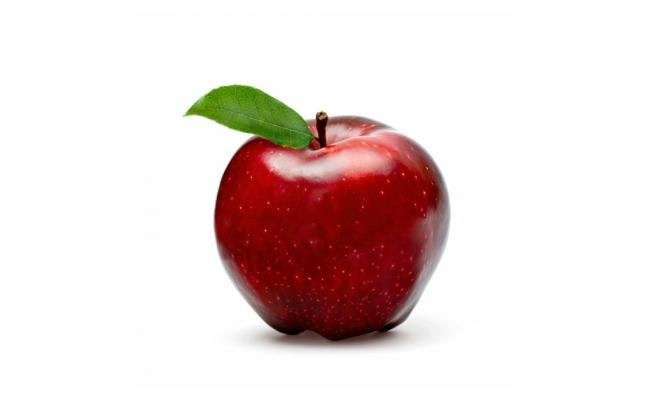
#> input picture Tarea 1/recursos/manzana.jpg, 651 x 400 px
$ jupyter execute 'Tarea 1.ipynb'
#> lines starting #> are read from the running program, lines starting #| are printed output that depends on the picture; after the words box and inside, x2 and y2 are one past the last pixel; in counts of white or black regions, pixels touching at a corner belong together
# Tarea 1

### Importando librerías

[cell 1]
import os
from PIL import Image,ImageOps
import matplotlib.pyplot as plt
import numpy as np
import skimage as ski
import skimage.transform
from skimage.util import random_noise
from skimage import filters,exposure

## 1. Elabore un programa en Python que permita hacer lo siguiente:

a) Leer una imagen en niveles de gris de disco duro de cualquier tamaño y desplegarla en pantalla.

[cell 2]
manzana = os.path.join("./recursos/manzana.jpg")
mzna = Image.open(manzana)
#> mzna is the input picture: PIL image 651x400 RGB; mean R, G, B 231.5, 216.8, 215
mzna

[cell 3]
mzna = mzna.convert('L')#Leer sólo luminosidad
#> mzna: PIL image 651x400 L
amz=np.array(mzna)#Se convierte a un arreglo
plt.imshow(amz,cmap='gray')#Se grafica el arreglo
plt.show()

[cell 4]
#Reducir el array para reducir el consumo:
#img=ski.transform.downscale_local_mean(amz,(4,4))#Escalar
sz=amz.shape
#> sz = (400, 651)
w=100 #Se define el nuevo ancho de la imagen
print('Dims originales:',sz)
#| Dims originales: (400, 651)
sz=(int(w/sz[1]*sz[0]),w)
#> sz = (61, 100)
print('Dims con w a', w, 'pixeles',sz)
#| Dims con w a 100 pixeles (61, 100)
img=ski.transform.resize(amz,sz) #Se crea una nueva imagen escalada a 100 pixeles
plt.imshow(img,cmap='gray')
plt.show()

b) Calcular el histograma de la imagen de acuerdo a lo visto en el conjunto de láminas 3 del curso.
Mostrar histograma en pantalla.

[cell 5]
histo,bins=np.histogram(amz.reshape(-1),bins=255)
#> histo = 255 values, max 108432 at index 254, min 4 at index 0, mean 1021.2; bins = 256 values from 1 to 255
plt.plot(histo)
plt.show()
#> figure, not shown here; curve peaks at x = 254, y = 108432

c) Agregar ruido de algún tipo (uniformemente distribuido, gaussiano o sal y pimienta) a la imagen, de acuerdo a lo visto en el conjunto de láminas 3 del curso.
Mostrar el resultado en pantalla.

[cell 6]
ruidoSalyPimienta = random_noise(amz, mode='s&p', amount=0.12)
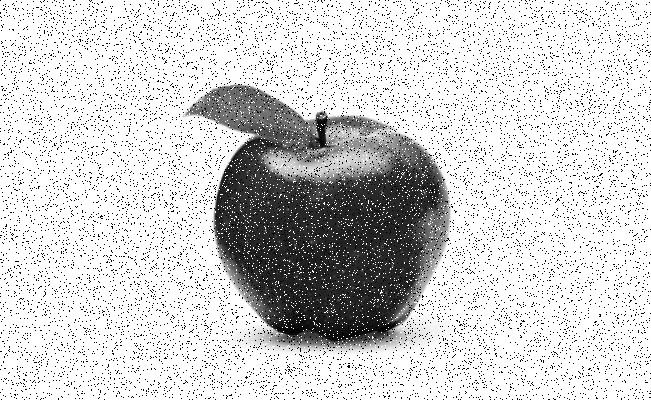
#> ruidoSalyPimienta: shape (400, 651) float64; min 0, max 1, mean 0.822
plt.imshow(ruidoSalyPimienta,cmap='gray') #Se grafica el arreglo
plt.title('Imagen con ruido sal y pimienta')
plt.axis('off')
plt.show()

d) Aplicar un filtro a la imagen ruidosa, como filtros puede ser el filtro promedio aritmético, gaussiano, mediano y alfa-T, de acuerdo a lo visto en los conjuntos de láminas 3 y 4 del curso.
Mostrar resultado en pantalla.

[cell 7]
filtroGaussiano = filters.gaussian(ruidoSalyPimienta, sigma=5)
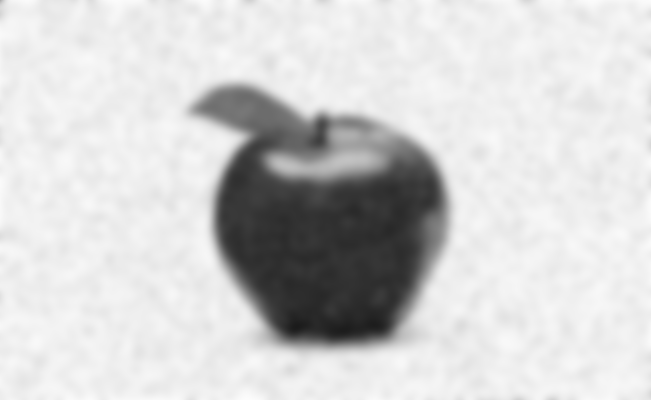
#> filtroGaussiano: shape (400, 651) float64; min 0.107, max 0.991, mean 0.822
plt.imshow(filtroGaussiano,cmap='gray') #Se grafica el arreglo
plt.title('Imagen con ruido sal y pimienta, y filtro gaussiano ')
plt.axis('off')
plt.show()

e) Cambiar el contraste de la imagen obtenida en a) y el histograma obtenido en b) al aplicar la teoría vista en la presentación 4 del curso.
Mostrar resultado en pantalla.

[cell 8]
logarithmic_corrected = exposure.adjust_log(amz, 5)
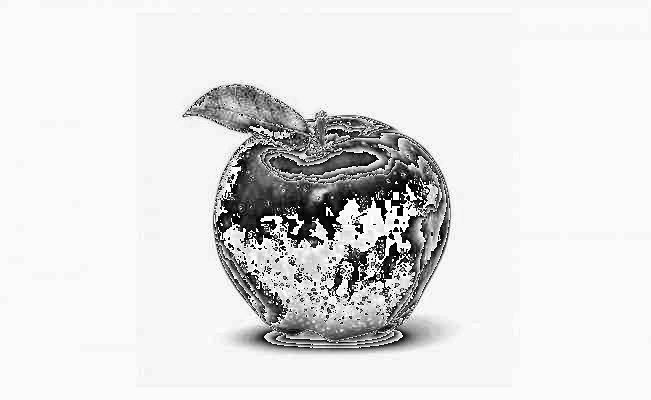
#> logarithmic_corrected: shape (400, 651); min 0, max 255, mean 226.1
histo,bins=np.histogram(logarithmic_corrected,bins=255)
#> histo = 255 values, max 108559 at index 251, min 0 at index 1, mean 1021.2; bins = 256 values from 0 to 255
plt.plot(histo)
plt.show()
#> figure, not shown here; curve peaks at x = 251, y = 108559
plt.imshow(logarithmic_corrected,cmap='gray') #Se grafica el arreglo
plt.title('Imagen con el constraste modificado')
plt.axis('off')
plt.show()

## 2. Agregue al programa elaborado en el punto 1, las siguientes funcionalidades

[cell 9]
import cv2
import numpy as np
from matplotlib import pyplot as plt

a) Leer una imagen binaria de disco duro y desplegarla en pantalla.

[cell 10]
img = cv2.imread('./recursos/manzana.jpg') #Lee en BGR con la libreria opencv
#> img: shape (400, 651, 3)
img_rgb = cv2.cvtColor(img,cv2.COLOR_BGR2RGB) #Convertimos de BGR a RGB para leer bien la imagen a color

plt.figure(dpi=100)
plt.title('Imagen Original')
plt.imshow(img_rgb)
plt.show()

[cell 11]
#Converción a gris
img_gris = cv2.cvtColor(img_rgb,cv2.COLOR_RGB2GRAY) #Hacemos conversion de espacio de color a gris

#GRAFICANDO
plt.figure(dpi=100)
plt.title('Imagen Gris')
plt.imshow(img_gris,cmap='gray')
plt.show()

b) Erosionar las regiones conectadas en la imagen y mostrar el resultado. Aplicar lo visto en el conjunto de láminas 4.
Mostar resultado en pantalla.

[cell 12]
kernel = np.ones((7,7),np.uint8)
erosion = cv2.erode(img_gris,kernel,iterations = 2)
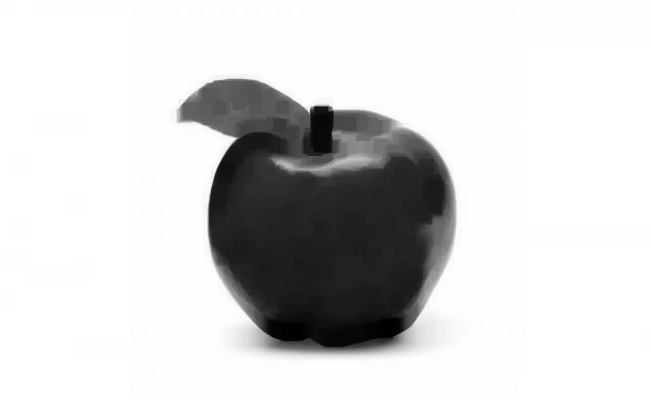
#> erosion: shape (400, 651); min 1, max 255, mean 212.3

#GRAFICANDO
plt.figure(dpi=100)
plt.title('Imagen Erosionada')
plt.imshow(erosion,cmap='gray')
plt.show()

c) Dilatar las regiones conectadas en la imagen y mostrar el resultado. Aplicar lo visto en el conjunto de láminas 4.
Mostar resultado en pantalla.

[cell 13]
dilatacion = cv2.dilate(img_gris,kernel,iterations = 1)
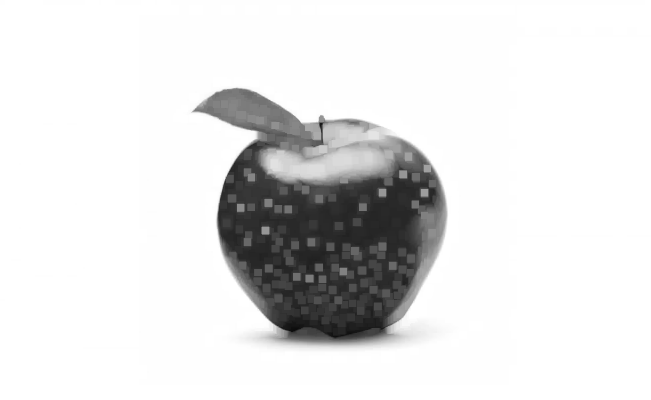
#> dilatacion: shape (400, 651); min 13, max 255, mean 226.7
#GRAFICANDO
plt.figure(dpi=100)
plt.title('Imagen Dilatada')
plt.imshow(dilatacion,cmap='gray')
plt.show()

d) Abrir las regiones en la imagen y mostrar el resultado. Aplicar lo visto en el conjunto de láminas 4.
Mostar resultado en pantalla.

[cell 14]
apertura = cv2.morphologyEx(img_gris, cv2.MORPH_OPEN, kernel)
#GRAFICANDO
plt.figure(dpi=100)
plt.title('Imagen Apertura')
plt.imshow(apertura,cmap='gray')
plt.show()

e) Cerrar las regiones en la imagen y mostrar el resultado. Aplicar lo visto en el conjunto de láminas 4.
Mostar resultado en pantalla.

[cell 15]
cierre = cv2.morphologyEx(img_gris, cv2.MORPH_CLOSE, kernel)

#GRAFICANDO
plt.figure(dpi=100)
plt.title('Imagen Cierre')
plt.imshow(cierre,cmap='gray')
plt.show()

## 3. Agregue al programa elaborado en los puntos 1 y 2, las siguientes funcionalidades:

a) Leer una imagen en niveles de gris de disco duro y desplegarla en pantalla.

[cell 16]
#Converción a gris
img_gris = cv2.cvtColor(img_rgb,cv2.COLOR_RGB2GRAY) #Hacemos conversion de espacio de color a gris

#GRAFICANDO
plt.figure(dpi=100)
plt.title('Imagen Gris')
plt.imshow(img_gris,cmap='gray')
plt.show()

b) Binarizar esta imagen manualmente al elegir un umbral manualmente. Aplicar lo visto en el conjunto de láminas 5.
Mostar resultado en pantalla.

[cell 17]
#Ensanchamiento de contraste
def contraste(img):
    x,y=img.shape
    a=0
    b=1
    c=np.amin(img)
    d=np.amax(img)
    z=np.zeros((x,y))
    for i in range(x):
        for j in range(y):
            z[i,j]=(img[i,j]-c)*((b-a)/(d-c))+a
    return z

[cell 18]
#Umbralado para binarizar la imagen
def umbral2(img,b):
    x,y=img.shape
    z=np.zeros((x,y))
    for i in range(x):
        for j in range(y):
            if img[i,j]<b:
                z[i,j]=1
            else:
                z[i,j]=0
    return z

[cell 19]
#Histograma
def graficar(datos):

    plt.figure(1)
    x=range(len(datos))
    plt.xticks([0, 50, 100, 150, 200, 255],[0, 50, 100, 150, 200, 255])
    plt.bar(x, datos, align='center')
    plt.title('Histograma')
    plt.xlabel('Valores de intensidad')
    plt.ylabel('Numero de pixeles')

    #plt.savefig(nombre_del_archivo, bbox_inches='tight')

    return None

[cell 20]
graficar(mzna.histogram())
plt.show()
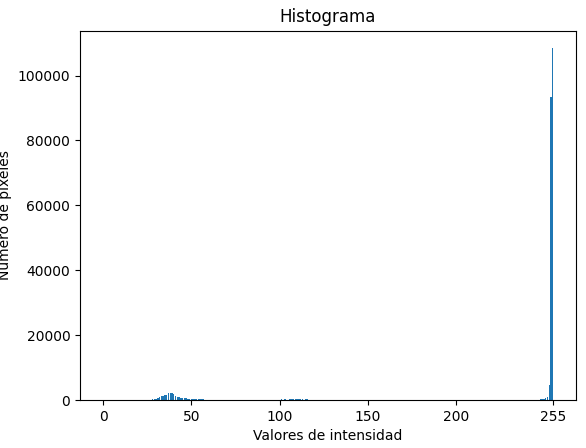
#> figure drawn by matplotlib, 1 panel; tallest bar 108432 high, from x = 254.6 to 255.4

[cell 21]
img3=contraste(img_gris)
#> in contraste, `c=np.amin(img)`: c = 1
#> in contraste, `d=np.amax(img)`: d = 255
img3=umbral2(img3,190/255)
#> after the loop in umbral2, `for i in range(x):`:
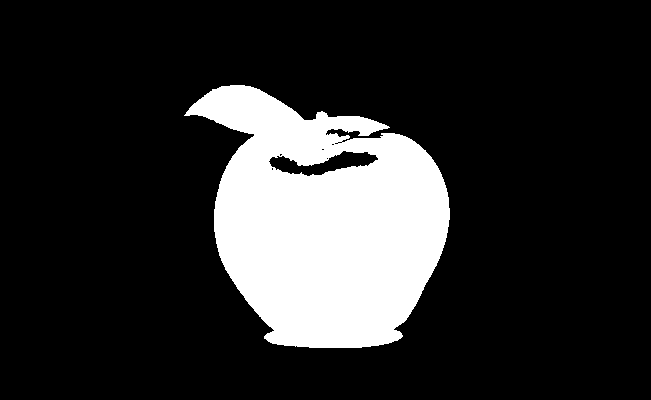
#> z: shape (400, 651) float64; values 0 (black) and 1 (white), 17.5% white; 1 white region, box (x1, y1, x2, y2) and area: (184, 85, 450, 348) 45505
histo,bins=np.histogram(np.asarray(img3).reshape(-1),bins=255)
#> histo = 255 values, max 214895 at index 0, min 0 at index 1, mean 1021.2; bins = 256 values from 0 to 1
plt.plot(histo)
plt.show()
#> figure, not shown here; curve peaks at x = 0, y = 214895
plt.imshow(img3,cmap='gray')

c) Binarizar la imagen de entrada en forma automática mediante uno de los métodos expuestos. El programa debería poder seleccionar entre los siguientes métodos: Otsu, Kittler-Illinworth y Sahoo et al. Aplicar lo visto en el conjunto de láminas 5.
Mostar resultado en pantalla.

[cell 22]
#AYPV
print("""
        1) otsu            2) Kittler-Illinworth
    3) Sahoo et al                4) salir
    """)

# Leemos lo que ingresa el usuario
eligio=input("-Selecciona un metodo de binarización:")
#> the answer given: 1

# Según lo que ingresó, código diferente
if eligio=="1":
   import cv2
   img = cv2.imread('./recursos/manzana.jpg',0)
#> img: shape (400, 651); min 0, max 255, mean 221
   ret1,th1 = cv2.threshold(img,127,255,cv2.THRESH_BINARY)
#> th1: shape (400, 651); 84.7% white; 6 black regions (5 under 20 px), largest, box (x1, y1, x2, y2) and area: (188, 85, 446, 345) 39805
   ret2,th2 = cv2.threshold(img,0,255,cv2.THRESH_BINARY+cv2.THRESH_OTSU)
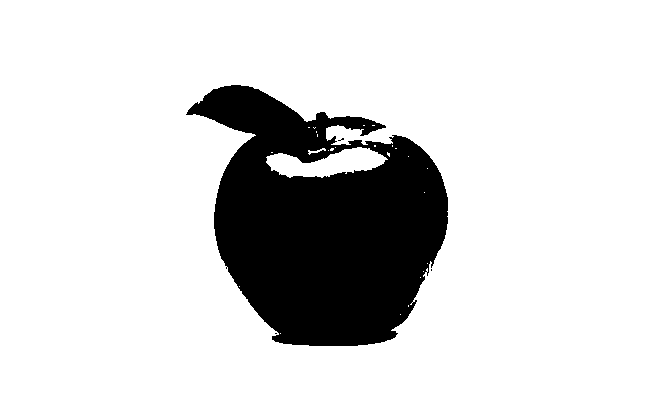
#> th2: shape (400, 651); 83.6% white; 4 black regions (3 under 20 px), largest, box (x1, y1, x2, y2) and area: (186, 85, 448, 346) 42740
#> ret2 = 156
   blur = cv2.GaussianBlur(img,(5,5),0)
   ret3,th3 = cv2.threshold(blur,0,255,cv2.THRESH_BINARY+cv2.THRESH_OTSU)
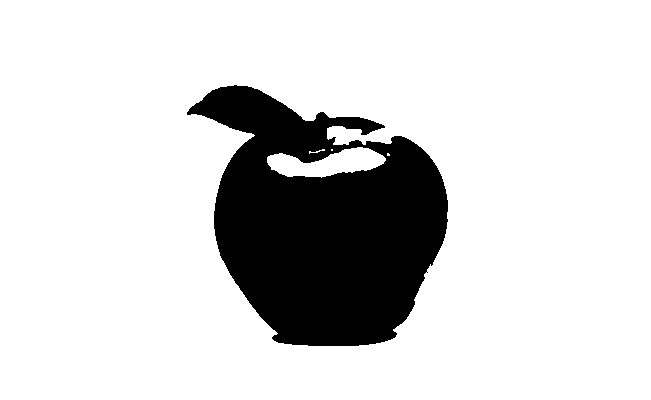
#> th3: shape (400, 651); 83.6% white; 1 black region, box (x1, y1, x2, y2) and area: (187, 85, 448, 346) 42722
#> ret3 = 156
   images = [img, 0, th1, img, 0, th2, blur, 0, th3]
   titles = ['Imagen original con ruido','Histograma','Binarizacion global v=127)',
   'Imagen original con ruido','Histograma',"Binarización de Otsu",
   'Imagen filtrada gaussiana','Histograma',"Binarización de Otsu"]
   miArray = np.arange(3)
   for i in miArray:
    plt.subplot(3,3,i*3+1),plt.imshow(images[i*3],'gray')
    plt.title(titles[i*3]), plt.xticks([]), plt.yticks([])
    plt.subplot(3,3,i*3+2),plt.hist(images[i*3].ravel(),256)
    plt.title(titles[i*3+1]), plt.xticks([]), plt.yticks([])
    plt.subplot(3,3,i*3+3),plt.imshow(images[i*3+2],'gray')
    plt.title(titles[i*3+2]), plt.xticks([]), plt.yticks([])
   plt.show()
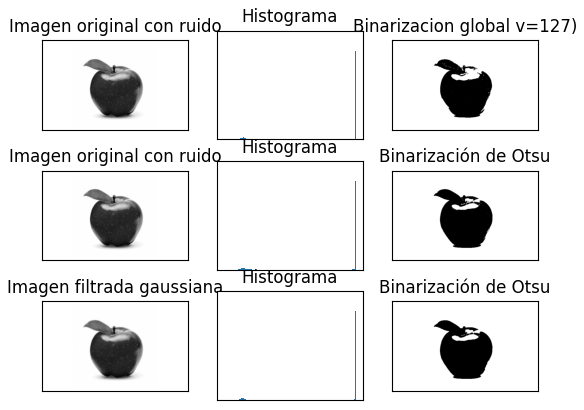
#> figure drawn by matplotlib, 9 panels
   print ("")
   input("Has seleccionado el metodo de Otsu...\npulsa una tecla para continuar")
#> the answer given: 1
elif eligio=="3":
   img1 = cv2.imread('./recursos/manzana.jpg',0)
   img2 = cv2.medianBlur(img1,5)
   ret,th1 = cv2.threshold(img2,127,255,cv2.THRESH_BINARY)
   th2 = cv2.adaptiveThreshold(img2,255,cv2.ADAPTIVE_THRESH_MEAN_C, cv2.THRESH_BINARY,11,2)
   titles = ['Original Image', 'Global Thresholding (v = 127)','Adaptive Mean Thresholding']
   images = [img, th1, th2]
   miArray = np.arange(3)
   for i in miArray:
    plt.subplot(2,2,i+1),plt.imshow(images[i],'gray')
    plt.title(titles[i])
    plt.xticks([]),plt.yticks([])
   plt.show()
   print ("")
   input("Has seleccionado el metodo de Sahoo et al...\npulsa una tecla para continuar")
elif eligio=="2":
   img3 = cv2.imread('./recursos/manzana.jpg',0)
   img4 = cv2.medianBlur(img3,5)
   ret,th1 = cv2.threshold(img4,127,255,cv2.THRESH_BINARY)
   th2 = cv2.adaptiveThreshold(img4,255,cv2.ADAPTIVE_THRESH_GAUSSIAN_C, cv2.THRESH_BINARY,11,2)
   titles = ['Original Image', 'Global Thresholding (v = 127)','Adaptive Gaussian Thresholding']
   images = [img, th1, th2]
   miArray = np.arange(3)
   for i in miArray:
    plt.subplot(2,2,i+1),plt.imshow(images[i],'gray')
    plt.title(titles[i])
   plt.xticks([]),plt.yticks([])
   plt.show()
   print ("")
   input("Has seleccionado el metodo de Kittler-Illinworth...\npulsa una tecla para continuar")
elif eligio=="4":
    input("introduzca una opcion valida...\npulsa una tecla para continuar")
else:
    print("Opción no válida")
